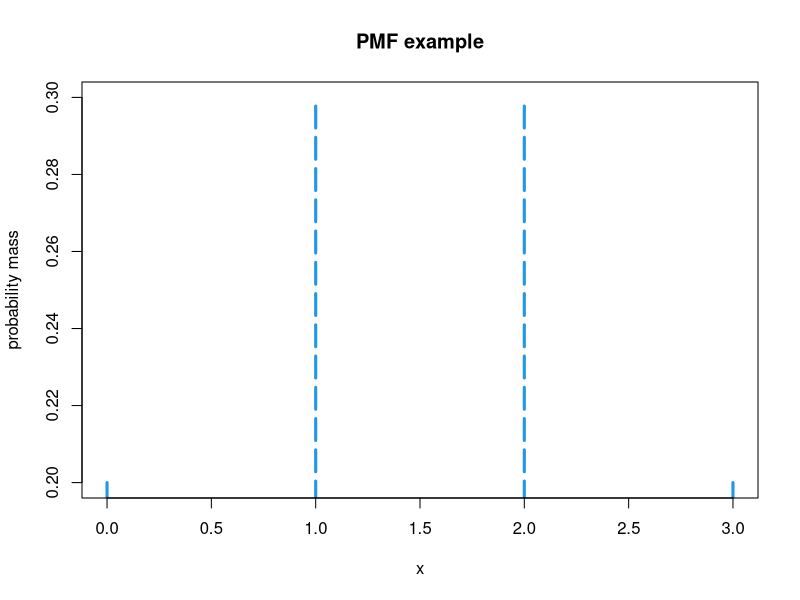
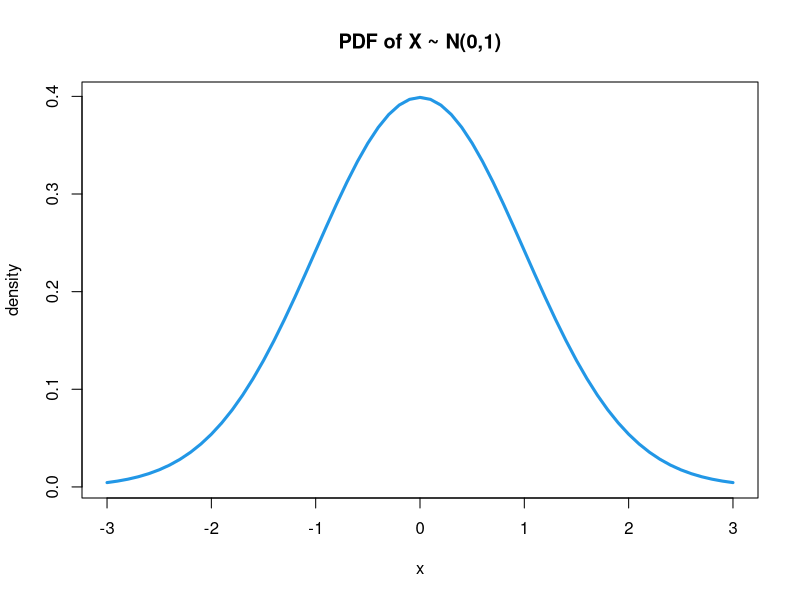
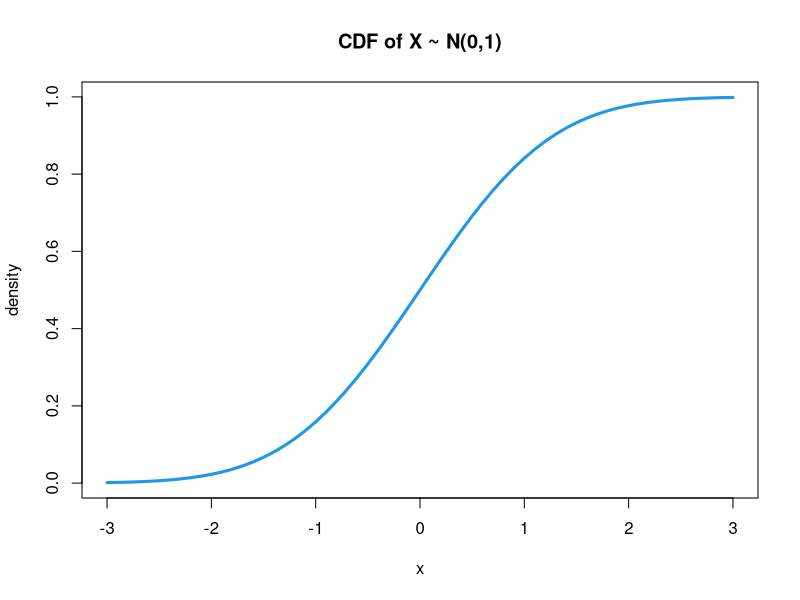

Reproduce these figures in R, in order.
## ---- chunk 1
knitr::opts_chunk$set(echo = TRUE)
## ---- chunk 2
#PMF
x <- c(0:3)
y <- c("0.2", "0.3", "0.3", "0.2")
plot(x, y, type = "h", lwd = 3, col = 4, lty = 5,
     main="PMF example",
     ylab = "probability mass")
## ---- chunk 3
# PDF X~N(0,1)
x <- seq(-3, 3, by = 0.1)

plot(x, dnorm(x, mean = 0, sd = 1),
     type = "l", lwd = 3, col = 4, 
     main="PDF of X ~ N(0,1)",
     ylab = "density")
## ---- chunk 4
# CDF X~N(0,1)
x <- seq(-3, 3, by = 0.1)

plot(x, pnorm(x, mean = 0, sd = 1),
     type = "l", lwd = 3, col = 4, 
     main="CDF of X ~ N(0,1)",
     ylab = "density")
